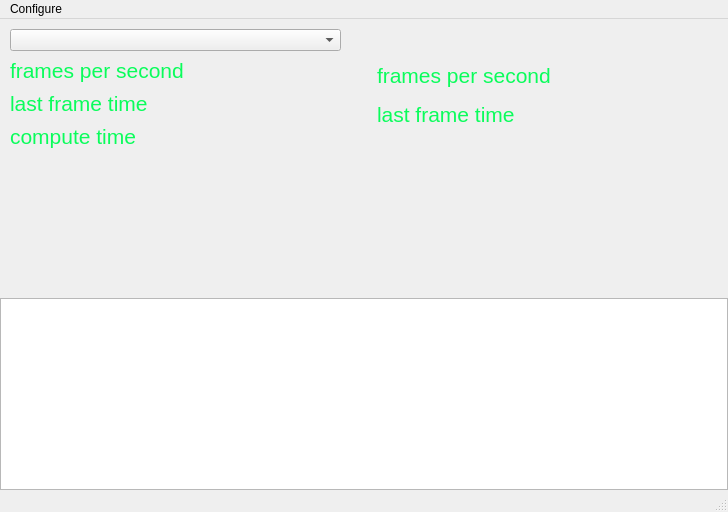
<?xml version="1.0" encoding="UTF-8"?>
<ui version="4.0">
 <class>GtWindow</class>
 <widget class="QMainWindow" name="GtWindow">
  <property name="geometry">
   <rect>
    <x>0</x>
    <y>0</y>
    <width>728</width>
    <height>512</height>
   </rect>
  </property>
  <property name="contextMenuPolicy">
   <enum>Qt::DefaultContextMenu</enum>
  </property>
  <property name="windowTitle">
   <string>MainWindow</string>
  </property>
  <widget class="QWidget" name="centralwidget">
   <layout class="QVBoxLayout" name="verticalLayout">
    <property name="leftMargin">
     <number>0</number>
    </property>
    <property name="topMargin">
     <number>0</number>
    </property>
    <property name="rightMargin">
     <number>0</number>
    </property>
    <property name="bottomMargin">
     <number>0</number>
    </property>
    <item>
     <widget class="QWidget" name="widget_views" native="true">
      <property name="sizePolicy">
       <sizepolicy hsizetype="Preferred" vsizetype="Preferred">
        <horstretch>0</horstretch>
        <verstretch>1</verstretch>
       </sizepolicy>
      </property>
      <layout class="QHBoxLayout" name="horizontalLayout">
       <property name="leftMargin">
        <number>0</number>
       </property>
       <property name="topMargin">
        <number>0</number>
       </property>
       <property name="rightMargin">
        <number>0</number>
       </property>
       <property name="bottomMargin">
        <number>0</number>
       </property>
       <item>
        <widget class="GtWidget3D" name="glout1" native="true">
         <property name="sizePolicy">
          <sizepolicy hsizetype="Expanding" vsizetype="Expanding">
           <horstretch>0</horstretch>
           <verstretch>0</verstretch>
          </sizepolicy>
         </property>
         <widget class="QWidget" name="widget_3" native="true">
          <property name="geometry">
           <rect>
            <x>10</x>
            <y>10</y>
            <width>331</width>
            <height>121</height>
           </rect>
          </property>
          <layout class="QVBoxLayout" name="verticalLayout_2">
           <item>
            <widget class="QComboBox" name="cmbStream"/>
           </item>
           <item>
            <widget class="QLabel" name="lbl_fps1">
             <property name="palette">
              <palette>
               <active>
                <colorrole role="WindowText">
                 <brush brushstyle="SolidPattern">
                  <color alpha="255">
                   <red>10</red>
                   <green>253</green>
                   <blue>91</blue>
                  </color>
                 </brush>
                </colorrole>
               </active>
               <inactive>
                <colorrole role="WindowText">
                 <brush brushstyle="SolidPattern">
                  <color alpha="255">
                   <red>10</red>
                   <green>253</green>
                   <blue>91</blue>
                  </color>
                 </brush>
                </colorrole>
               </inactive>
               <disabled>
                <colorrole role="WindowText">
                 <brush brushstyle="SolidPattern">
                  <color alpha="255">
                   <red>120</red>
                   <green>120</green>
                   <blue>120</blue>
                  </color>
                 </brush>
                </colorrole>
               </disabled>
              </palette>
             </property>
             <property name="font">
              <font>
               <pointsize>16</pointsize>
              </font>
             </property>
             <property name="text">
              <string>frames per second</string>
             </property>
            </widget>
           </item>
           <item>
            <widget class="QLabel" name="lbl_lft1">
             <property name="palette">
              <palette>
               <active>
                <colorrole role="WindowText">
                 <brush brushstyle="SolidPattern">
                  <color alpha="255">
                   <red>10</red>
                   <green>253</green>
                   <blue>91</blue>
                  </color>
                 </brush>
                </colorrole>
               </active>
               <inactive>
                <colorrole role="WindowText">
                 <brush brushstyle="SolidPattern">
                  <color alpha="255">
                   <red>10</red>
                   <green>253</green>
                   <blue>91</blue>
                  </color>
                 </brush>
                </colorrole>
               </inactive>
               <disabled>
                <colorrole role="WindowText">
                 <brush brushstyle="SolidPattern">
                  <color alpha="255">
                   <red>120</red>
                   <green>120</green>
                   <blue>120</blue>
                  </color>
                 </brush>
                </colorrole>
               </disabled>
              </palette>
             </property>
             <property name="font">
              <font>
               <pointsize>16</pointsize>
              </font>
             </property>
             <property name="text">
              <string>last frame time</string>
             </property>
            </widget>
           </item>
           <item>
            <widget class="QLabel" name="lbl_cps">
             <property name="palette">
              <palette>
               <active>
                <colorrole role="WindowText">
                 <brush brushstyle="SolidPattern">
                  <color alpha="255">
                   <red>10</red>
                   <green>253</green>
                   <blue>91</blue>
                  </color>
                 </brush>
                </colorrole>
               </active>
               <inactive>
                <colorrole role="WindowText">
                 <brush brushstyle="SolidPattern">
                  <color alpha="255">
                   <red>10</red>
                   <green>253</green>
                   <blue>91</blue>
                  </color>
                 </brush>
                </colorrole>
               </inactive>
               <disabled>
                <colorrole role="WindowText">
                 <brush brushstyle="SolidPattern">
                  <color alpha="255">
                   <red>120</red>
                   <green>120</green>
                   <blue>120</blue>
                  </color>
                 </brush>
                </colorrole>
               </disabled>
              </palette>
             </property>
             <property name="font">
              <font>
               <pointsize>16</pointsize>
              </font>
             </property>
             <property name="text">
              <string>compute time</string>
             </property>
            </widget>
           </item>
          </layout>
         </widget>
        </widget>
       </item>
       <item>
        <widget class="GtWidget3D" name="glout2" native="true">
         <property name="sizePolicy">
          <sizepolicy hsizetype="Expanding" vsizetype="Expanding">
           <horstretch>0</horstretch>
           <verstretch>0</verstretch>
          </sizepolicy>
         </property>
         <widget class="QWidget" name="widget_4" native="true">
          <property name="geometry">
           <rect>
            <x>10</x>
            <y>40</y>
            <width>341</width>
            <height>71</height>
           </rect>
          </property>
          <layout class="QVBoxLayout" name="verticalLayout_3">
           <item>
            <widget class="QLabel" name="lbl_fps2">
             <property name="palette">
              <palette>
               <active>
                <colorrole role="WindowText">
                 <brush brushstyle="SolidPattern">
                  <color alpha="255">
                   <red>10</red>
                   <green>253</green>
                   <blue>91</blue>
                  </color>
                 </brush>
                </colorrole>
               </active>
               <inactive>
                <colorrole role="WindowText">
                 <brush brushstyle="SolidPattern">
                  <color alpha="255">
                   <red>10</red>
                   <green>253</green>
                   <blue>91</blue>
                  </color>
                 </brush>
                </colorrole>
               </inactive>
               <disabled>
                <colorrole role="WindowText">
                 <brush brushstyle="SolidPattern">
                  <color alpha="255">
                   <red>120</red>
                   <green>120</green>
                   <blue>120</blue>
                  </color>
                 </brush>
                </colorrole>
               </disabled>
              </palette>
             </property>
             <property name="font">
              <font>
               <pointsize>16</pointsize>
              </font>
             </property>
             <property name="text">
              <string>frames per second</string>
             </property>
            </widget>
           </item>
           <item>
            <widget class="QLabel" name="lbl_lft2">
             <property name="palette">
              <palette>
               <active>
                <colorrole role="WindowText">
                 <brush brushstyle="SolidPattern">
                  <color alpha="255">
                   <red>10</red>
                   <green>253</green>
                   <blue>91</blue>
                  </color>
                 </brush>
                </colorrole>
               </active>
               <inactive>
                <colorrole role="WindowText">
                 <brush brushstyle="SolidPattern">
                  <color alpha="255">
                   <red>10</red>
                   <green>253</green>
                   <blue>91</blue>
                  </color>
                 </brush>
                </colorrole>
               </inactive>
               <disabled>
                <colorrole role="WindowText">
                 <brush brushstyle="SolidPattern">
                  <color alpha="255">
                   <red>120</red>
                   <green>120</green>
                   <blue>120</blue>
                  </color>
                 </brush>
                </colorrole>
               </disabled>
              </palette>
             </property>
             <property name="font">
              <font>
               <pointsize>16</pointsize>
              </font>
             </property>
             <property name="text">
              <string>last frame time</string>
             </property>
            </widget>
           </item>
          </layout>
         </widget>
        </widget>
       </item>
      </layout>
     </widget>
    </item>
    <item>
     <widget class="QTreeView" name="tree_nodes"/>
    </item>
   </layout>
  </widget>
  <widget class="QMenuBar" name="menubar">
   <property name="geometry">
    <rect>
     <x>0</x>
     <y>0</y>
     <width>728</width>
     <height>21</height>
    </rect>
   </property>
   <widget class="QMenu" name="menuConfigure">
    <property name="title">
     <string>Configure</string>
    </property>
    <addaction name="actionCalibration"/>
   </widget>
   <addaction name="menuConfigure"/>
  </widget>
  <widget class="QStatusBar" name="statusbar"/>
  <action name="actionCalibration">
   <property name="text">
    <string>Calibration</string>
   </property>
  </action>
 </widget>
 <customwidgets>
  <customwidget>
   <class>GtWidget3D</class>
   <extends>QWidget</extends>
   <header>gtwidget3d.h</header>
   <container>1</container>
  </customwidget>
 </customwidgets>
 <resources/>
 <connections/>
</ui>
